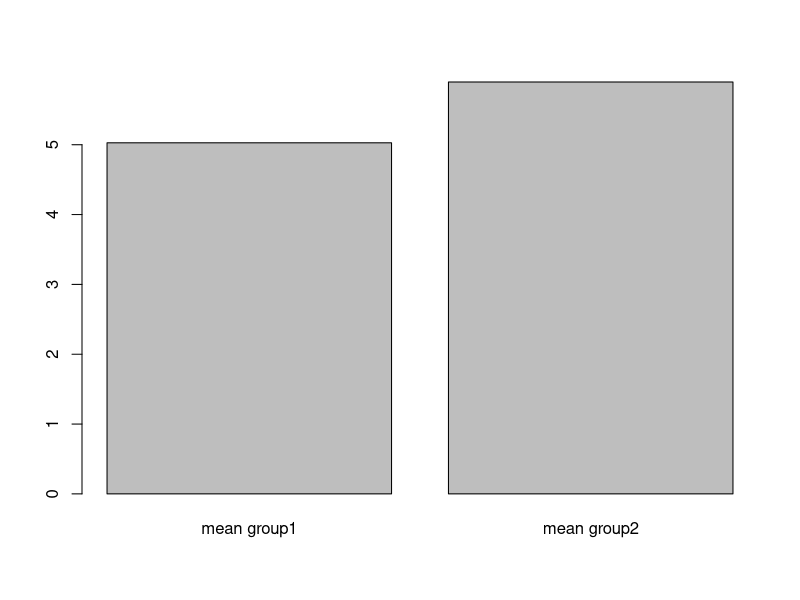
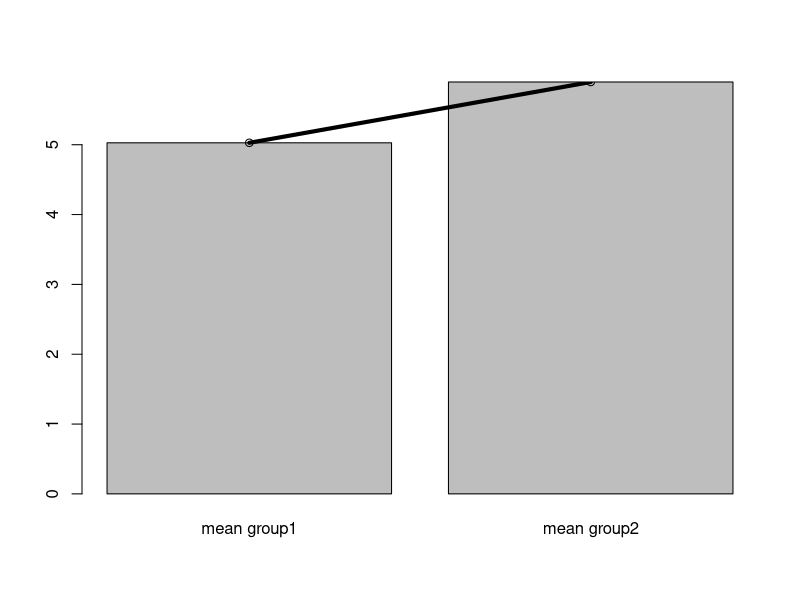
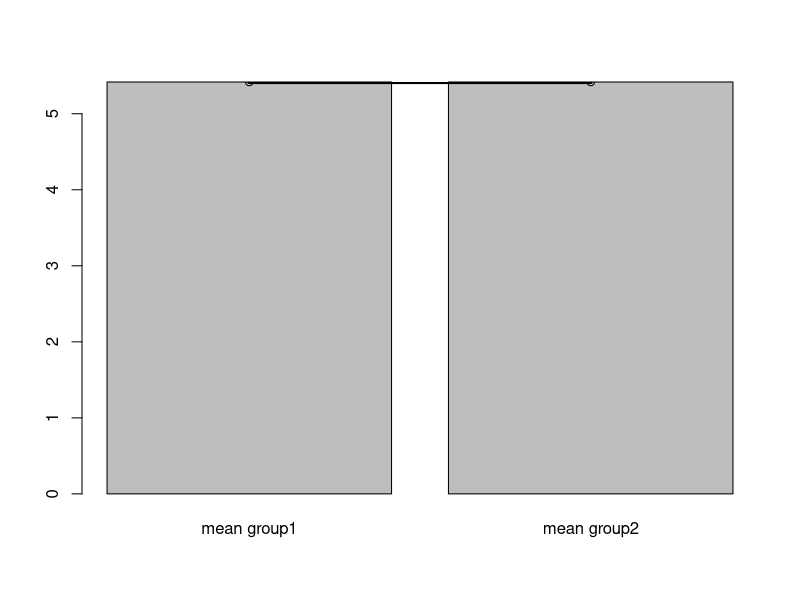
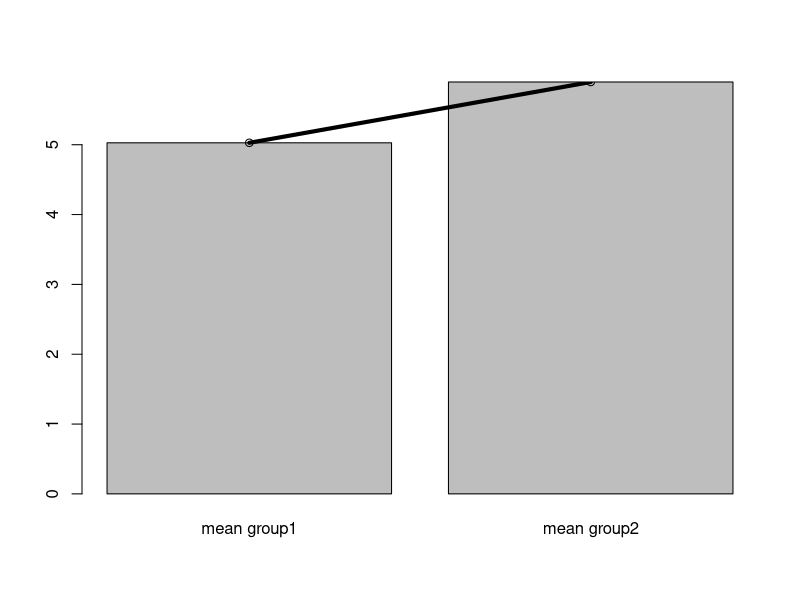

The R script that drew these images, in order:
## ---- chunk 1
df <- tibble::tibble(group1 = runif(6, min = 4, max = 7),
                 group2 = runif(6, min = 4.1, max = 7.1)
                 )

knitr::kable(df)

## ---- chunk 2
barplot(c(mean(df$group1), mean(df$group2)), names = c("mean group1", "mean group2"))
## ---- chunk 3
df.bar <- barplot(c(mean(df$group1), mean(df$group2)), names = c("mean group1", "mean group2"))
points(x = df.bar, y = c(mean(df$group1), mean(df$group2)))
lines(x = df.bar, y = c(mean(df$group1), mean(df$group2)), lwd = 4)
## ---- chunk 4
vals <- runif(6, min = 4, max = 7)
df1 <- tibble::tibble(group1 = vals,
                 group2 = vals
                 )
df1.bar <- barplot(c(mean(df1$group1), mean(df1$group2)), names = c("mean group1", "mean group2"))
points(x = df1.bar, y = c(mean(df1$group1), mean(df1$group2)))
lines(x = df1.bar, y = c(mean(df1$group1), mean(df1$group2)), lwd = 4)

df.bar <- barplot(c(mean(df$group1), mean(df$group2)), names = c("mean group1", "mean group2"))
points(x = df.bar, y = c(mean(df$group1), mean(df$group2)))
lines(x = df.bar, y = c(mean(df$group1), mean(df$group2)), lwd = 4)


